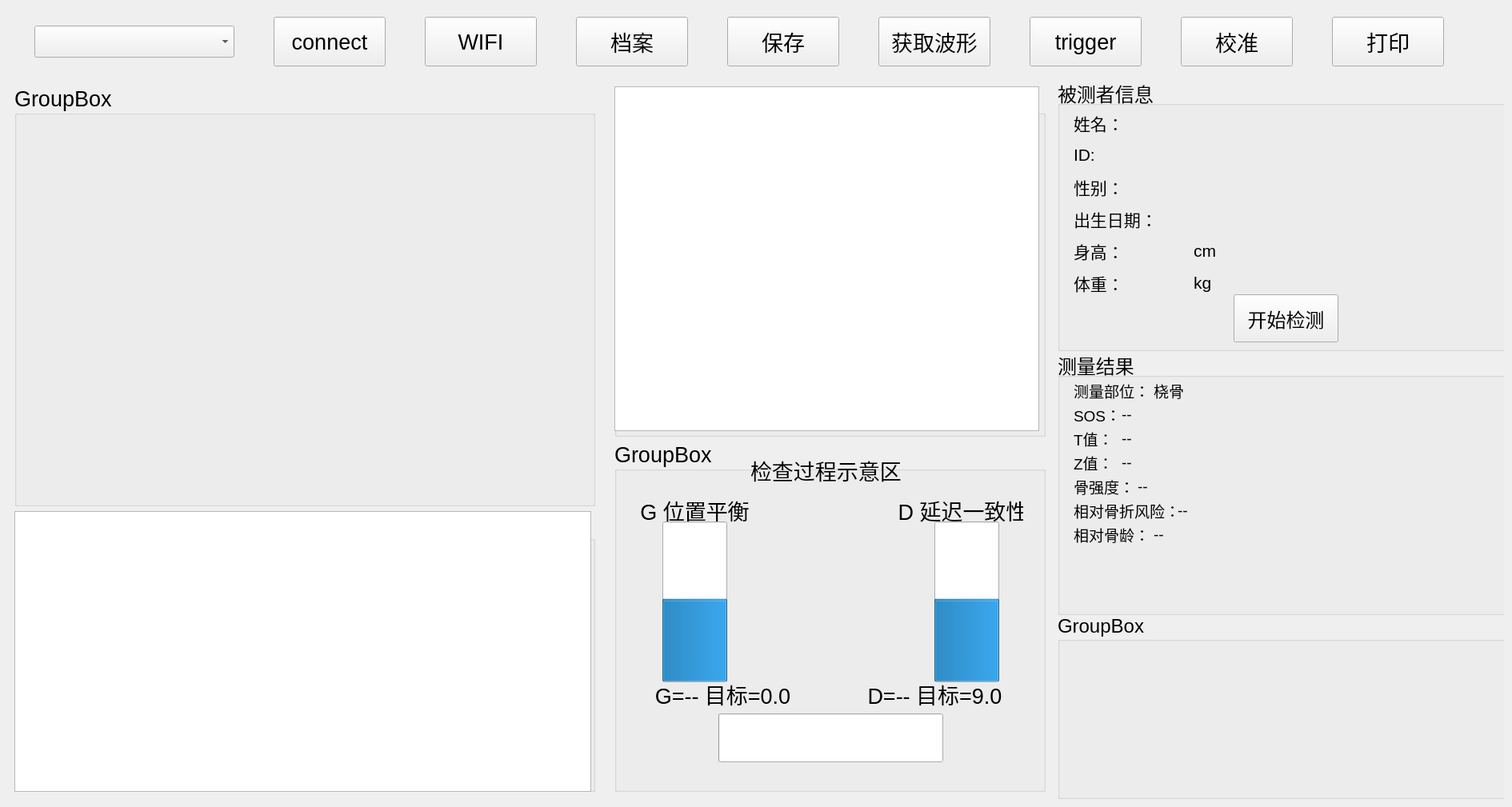
      <widget class="QWidget" name="pageMain">
       <property name="font">
        <font>
         <pointsize>20</pointsize>
        </font>
       </property>
       <widget class="QWidget" name="layoutWidget_2">
        <property name="geometry">
         <rect>
          <x>0</x>
          <y>21</y>
          <width>1851</width>
          <height>62</height>
         </rect>
        </property>
        <layout class="QGridLayout" name="gridLayout">
         <item row="0" column="4">
          <widget class="QPushButton" name="btnArchive">
           <property name="sizePolicy">
            <sizepolicy hsizetype="Expanding" vsizetype="Expanding">
             <horstretch>0</horstretch>
             <verstretch>0</verstretch>
            </sizepolicy>
           </property>
           <property name="minimumSize">
            <size>
             <width>0</width>
             <height>60</height>
            </size>
           </property>
           <property name="maximumSize">
            <size>
             <width>140</width>
             <height>16777215</height>
            </size>
           </property>
           <property name="text">
            <string>档案</string>
           </property>
          </widget>
         </item>
         <item row="0" column="2">
          <widget class="QPushButton" name="connectButton">
           <property name="sizePolicy">
            <sizepolicy hsizetype="Expanding" vsizetype="Expanding">
             <horstretch>0</horstretch>
             <verstretch>0</verstretch>
            </sizepolicy>
           </property>
           <property name="minimumSize">
            <size>
             <width>0</width>
             <height>60</height>
            </size>
           </property>
           <property name="maximumSize">
            <size>
             <width>140</width>
             <height>16777215</height>
            </size>
           </property>
           <property name="text">
            <string>connect</string>
           </property>
          </widget>
         </item>
         <item row="0" column="9">
          <widget class="QPushButton" name="pushButton_2">
           <property name="sizePolicy">
            <sizepolicy hsizetype="Expanding" vsizetype="Expanding">
             <horstretch>0</horstretch>
             <verstretch>0</verstretch>
            </sizepolicy>
           </property>
           <property name="minimumSize">
            <size>
             <width>0</width>
             <height>60</height>
            </size>
           </property>
           <property name="maximumSize">
            <size>
             <width>140</width>
             <height>16777215</height>
            </size>
           </property>
           <property name="text">
            <string>校准</string>
           </property>
          </widget>
         </item>
         <item row="0" column="10">
          <widget class="QPushButton" name="btnReport">
           <property name="sizePolicy">
            <sizepolicy hsizetype="Expanding" vsizetype="Expanding">
             <horstretch>0</horstretch>
             <verstretch>0</verstretch>
            </sizepolicy>
           </property>
           <property name="minimumSize">
            <size>
             <width>0</width>
             <height>60</height>
            </size>
           </property>
           <property name="maximumSize">
            <size>
             <width>140</width>
             <height>16777215</height>
            </size>
           </property>
           <property name="text">
            <string>打印</string>
           </property>
          </widget>
         </item>
         <item row="0" column="3">
          <widget class="QPushButton" name="wifi_button">
           <property name="sizePolicy">
            <sizepolicy hsizetype="Expanding" vsizetype="Expanding">
             <horstretch>0</horstretch>
             <verstretch>0</verstretch>
            </sizepolicy>
           </property>
           <property name="minimumSize">
            <size>
             <width>0</width>
             <height>60</height>
            </size>
           </property>
           <property name="maximumSize">
            <size>
             <width>140</width>
             <height>16777215</height>
            </size>
           </property>
           <property name="text">
            <string>WIFI</string>
           </property>
          </widget>
         </item>
         <item row="0" column="8">
          <widget class="QPushButton" name="triggerButton">
           <property name="sizePolicy">
            <sizepolicy hsizetype="Expanding" vsizetype="Expanding">
             <horstretch>0</horstretch>
             <verstretch>0</verstretch>
            </sizepolicy>
           </property>
           <property name="minimumSize">
            <size>
             <width>0</width>
             <height>60</height>
            </size>
           </property>
           <property name="maximumSize">
            <size>
             <width>140</width>
             <height>16777215</height>
            </size>
           </property>
           <property name="text">
            <string>trigger</string>
           </property>
          </widget>
         </item>
         <item row="0" column="7">
          <widget class="QPushButton" name="pushButton">
           <property name="sizePolicy">
            <sizepolicy hsizetype="Expanding" vsizetype="Expanding">
             <horstretch>0</horstretch>
             <verstretch>0</verstretch>
            </sizepolicy>
           </property>
           <property name="minimumSize">
            <size>
             <width>0</width>
             <height>60</height>
            </size>
           </property>
           <property name="maximumSize">
            <size>
             <width>140</width>
             <height>16777215</height>
            </size>
           </property>
           <property name="text">
            <string>获取波形</string>
           </property>
          </widget>
         </item>
         <item row="0" column="5">
          <widget class="QPushButton" name="btnSaveResult">
           <property name="sizePolicy">
            <sizepolicy hsizetype="Expanding" vsizetype="Expanding">
             <horstretch>0</horstretch>
             <verstretch>0</verstretch>
            </sizepolicy>
           </property>
           <property name="minimumSize">
            <size>
             <width>0</width>
             <height>60</height>
            </size>
           </property>
           <property name="maximumSize">
            <size>
             <width>140</width>
             <height>16777215</height>
            </size>
           </property>
           <property name="text">
            <string>保存</string>
           </property>
          </widget>
         </item>
         <item row="0" column="1">
          <widget class="QComboBox" name="comboPort">
           <property name="sizePolicy">
            <sizepolicy hsizetype="Expanding" vsizetype="Expanding">
             <horstretch>0</horstretch>
             <verstretch>0</verstretch>
            </sizepolicy>
           </property>
           <property name="minimumSize">
            <size>
             <width>250</width>
             <height>40</height>
            </size>
           </property>
           <property name="maximumSize">
            <size>
             <width>250</width>
             <height>40</height>
            </size>
           </property>
          </widget>
         </item>
        </layout>
       </widget>
       <widget class="QWidget" name="mainBodyWidget" native="true">
        <property name="geometry">
         <rect>
          <x>10</x>
          <y>99</y>
          <width>1871</width>
          <height>901</height>
         </rect>
        </property>
        <widget class="QWidget" name="layoutWidget">
         <property name="geometry">
          <rect>
           <x>-1</x>
           <y>-1</y>
           <width>1871</width>
           <height>901</height>
          </rect>
         </property>
         <layout class="QHBoxLayout" name="horizontalLayoutMainBody" stretch="4,3,3">
          <item>
           <widget class="QWidget" name="leftColumnWidget" native="true">
            <layout class="QVBoxLayout" name="verticalLayout" stretch="6,4">
             <item>
              <widget class="QGroupBox" name="grpWaveArea">
               <property name="title">
                <string>GroupBox</string>
               </property>
               <widget class="QWidget" name="layoutWidget_3">
                <property name="geometry">
                 <rect>
                  <x>0</x>
                  <y>0</y>
                  <width>721</width>
                  <height>521</height>
                 </rect>
                </property>
                <layout class="QVBoxLayout" name="verticalLayoutChart"/>
               </widget>
              </widget>
             </item>
             <item>
              <widget class="QGroupBox" name="grpSpeedArea">
               <property name="title">
                <string>GroupBox</string>
               </property>
               <widget class="QChartView" name="chartViewSpeed">
                <property name="geometry">
                 <rect>
                  <x>0</x>
                  <y>0</y>
                  <width>721</width>
                  <height>351</height>
                 </rect>
                </property>
               </widget>
              </widget>
             </item>
            </layout>
           </widget>
          </item>
          <item>
           <widget class="QWidget" name="centerColumnWidget" native="true">
            <layout class="QVBoxLayout" name="verticalLayout_2">
             <item>
              <widget class="QGroupBox" name="grpReferenceCurveArea">
               <property name="title">
                <string>GroupBox</string>
               </property>
               <widget class="QChartView" name="chartViewReference">
                <property name="geometry">
                 <rect>
                  <x>0</x>
                  <y>1</y>
                  <width>531</width>
                  <height>431</height>
                 </rect>
                </property>
               </widget>
              </widget>
             </item>
             <item>
              <widget class="QGroupBox" name="grpProcessArea">
               <property name="title">
                <string>GroupBox</string>
               </property>
               <widget class="QLabel" name="lblProcessTitle">
                <property name="geometry">
                 <rect>
                  <x>170</x>
                  <y>20</y>
                  <width>191</width>
                  <height>31</height>
                 </rect>
                </property>
                <property name="text">
                 <string>检查过程示意区</string>
                </property>
               </widget>
               <widget class="QWidget" name="widgetBalanceArea" native="true">
                <property name="geometry">
                 <rect>
                  <x>30</x>
                  <y>70</y>
                  <width>481</width>
                  <height>361</height>
                 </rect>
                </property>
                <widget class="QLabel" name="lblBPairTitle">
                 <property name="geometry">
                  <rect>
                   <x>-40</x>
                   <y>0</y>
                   <width>221</width>
                   <height>31</height>
                  </rect>
                 </property>
                 <property name="text">
                  <string>G 位置平衡</string>
                 </property>
                 <property name="alignment">
                  <set>Qt::AlignCenter</set>
                 </property>
                </widget>
                <widget class="QProgressBar" name="barPairB">
                 <property name="geometry">
                  <rect>
                   <x>30</x>
                   <y>30</y>
                   <width>81</width>
                   <height>201</height>
                  </rect>
                 </property>
                 <property name="maximum">
                  <number>1000</number>
                 </property>
                 <property name="value">
                  <number>500</number>
                 </property>
                 <property name="textVisible">
                  <bool>false</bool>
                 </property>
                 <property name="orientation">
                  <enum>Qt::Vertical</enum>
                 </property>
                </widget>
                <widget class="QLabel" name="lblPairBValue">
                 <property name="geometry">
                  <rect>
                   <x>-10</x>
                   <y>230</y>
                   <width>231</width>
                   <height>31</height>
                  </rect>
                 </property>
                 <property name="text">
                  <string>G=-- 目标=0.0</string>
                 </property>
                 <property name="alignment">
                  <set>Qt::AlignCenter</set>
                 </property>
                </widget>
                <widget class="QProgressBar" name="barPairA">
                 <property name="geometry">
                  <rect>
                   <x>370</x>
                   <y>30</y>
                   <width>81</width>
                   <height>201</height>
                  </rect>
                 </property>
                 <property name="maximum">
                  <number>1000</number>
                 </property>
                 <property name="value">
                  <number>500</number>
                 </property>
                 <property name="textVisible">
                  <bool>false</bool>
                 </property>
                 <property name="orientation">
                  <enum>Qt::Vertical</enum>
                 </property>
                </widget>
                <widget class="QLabel" name="lblPairAValue">
                 <property name="geometry">
                  <rect>
                   <x>240</x>
                   <y>230</y>
                   <width>261</width>
                   <height>31</height>
                  </rect>
                 </property>
                 <property name="text">
                  <string>D=-- 目标=9.0</string>
                 </property>
                 <property name="alignment">
                  <set>Qt::AlignCenter</set>
                 </property>
                </widget>
                <widget class="QLabel" name="lblAPairTitle">
                 <property name="geometry">
                  <rect>
                   <x>310</x>
                   <y>0</y>
                   <width>191</width>
                   <height>31</height>
                  </rect>
                 </property>
                 <property name="text">
                  <string>D 延迟一致性</string>
                 </property>
                 <property name="alignment">
                  <set>Qt::AlignCenter</set>
                 </property>
                </widget>
                <widget class="QProgressBar" name="barMeasureProgress">
                 <property name="geometry">
                  <rect>
                   <x>100</x>
                   <y>270</y>
                   <width>281</width>
                   <height>61</height>
                  </rect>
                 </property>
                 <property name="maximum">
                  <number>20</number>
                 </property>
                 <property name="value">
                  <number>0</number>
                 </property>
                 <property name="textVisible">
                  <bool>false</bool>
                 </property>
                </widget>
                <widget class="QLabel" name="lblGateStats">
                 <property name="geometry">
                  <rect>
                   <x>0</x>
                   <y>315</y>
                   <width>481</width>
                   <height>25</height>
                  </rect>
                 </property>
                 <property name="font">
                  <font>
                   <pointsize>9</pointsize>
                  </font>
                 </property>
                 <property name="text">
                  <string/>
                 </property>
                 <property name="alignment">
                  <set>Qt::AlignCenter</set>
                 </property>
                </widget>
                <widget class="QLabel" name="lblProcessStatus">
                 <property name="geometry">
                  <rect>
                   <x>0</x>
                   <y>340</y>
                   <width>481</width>
                   <height>81</height>
                  </rect>
                 </property>
                 <property name="font">
                  <font>
                   <pointsize>10</pointsize>
                  </font>
                 </property>
                 <property name="text">
                  <string>等待开始测量</string>
                 </property>
                 <property name="alignment">
                  <set>Qt::AlignCenter</set>
                 </property>
                </widget>
               </widget>
              </widget>
             </item>
            </layout>
           </widget>
          </item>
          <item>
           <widget class="QWidget" name="rightColumnWidget" native="true">
            <widget class="QGroupBox" name="grpPatientInfoRight">
             <property name="geometry">
              <rect>
               <x>0</x>
               <y>0</y>
               <width>561</width>
               <height>341</height>
              </rect>
             </property>
             <property name="font">
              <font>
               <pointsize>18</pointsize>
              </font>
             </property>
             <property name="title">
              <string>被测者信息</string>
             </property>
             <widget class="QLabel" name="labelID">
              <property name="geometry">
               <rect>
                <x>20</x>
                <y>80</y>
                <width>171</width>
                <height>31</height>
               </rect>
              </property>
              <property name="sizePolicy">
               <sizepolicy hsizetype="Expanding" vsizetype="Expanding">
                <horstretch>0</horstretch>
                <verstretch>0</verstretch>
               </sizepolicy>
              </property>
              <property name="font">
               <font>
                <pointsize>16</pointsize>
               </font>
              </property>
              <property name="text">
               <string>ID:</string>
              </property>
             </widget>
             <widget class="QLabel" name="labelWeight">
              <property name="geometry">
               <rect>
                <x>20</x>
                <y>240</y>
                <width>131</width>
                <height>31</height>
               </rect>
              </property>
              <property name="sizePolicy">
               <sizepolicy hsizetype="Expanding" vsizetype="Expanding">
                <horstretch>0</horstretch>
                <verstretch>0</verstretch>
               </sizepolicy>
              </property>
              <property name="font">
               <font>
                <pointsize>16</pointsize>
               </font>
              </property>
              <property name="text">
               <string>体重：</string>
              </property>
             </widget>
             <widget class="QLabel" name="labelName">
              <property name="geometry">
               <rect>
                <x>20</x>
                <y>40</y>
                <width>181</width>
                <height>31</height>
               </rect>
              </property>
              <property name="sizePolicy">
               <sizepolicy hsizetype="Expanding" vsizetype="Expanding">
                <horstretch>0</horstretch>
                <verstretch>0</verstretch>
               </sizepolicy>
              </property>
              <property name="font">
               <font>
                <pointsize>16</pointsize>
               </font>
              </property>
              <property name="text">
               <string>姓名：</string>
              </property>
             </widget>
             <widget class="QLabel" name="labelGender">
              <property name="geometry">
               <rect>
                <x>20</x>
                <y>120</y>
                <width>171</width>
                <height>31</height>
               </rect>
              </property>
              <property name="sizePolicy">
               <sizepolicy hsizetype="Expanding" vsizetype="Expanding">
                <horstretch>0</horstretch>
                <verstretch>0</verstretch>
               </sizepolicy>
              </property>
              <property name="font">
               <font>
                <pointsize>16</pointsize>
               </font>
              </property>
              <property name="text">
               <string>性别：</string>
              </property>
             </widget>
             <widget class="QLabel" name="label_28">
              <property name="geometry">
               <rect>
                <x>170</x>
                <y>240</y>
                <width>51</width>
                <height>31</height>
               </rect>
              </property>
              <property name="sizePolicy">
               <sizepolicy hsizetype="Expanding" vsizetype="Expanding">
                <horstretch>0</horstretch>
                <verstretch>0</verstretch>
               </sizepolicy>
              </property>
              <property name="font">
               <font>
                <pointsize>16</pointsize>
               </font>
              </property>
              <property name="text">
               <string>kg</string>
              </property>
             </widget>
             <widget class="QLabel" name="labelHeight">
              <property name="geometry">
               <rect>
                <x>20</x>
                <y>200</y>
                <width>131</width>
                <height>31</height>
               </rect>
              </property>
              <property name="sizePolicy">
               <sizepolicy hsizetype="Expanding" vsizetype="Expanding">
                <horstretch>0</horstretch>
                <verstretch>0</verstretch>
               </sizepolicy>
              </property>
              <property name="font">
               <font>
                <pointsize>16</pointsize>
               </font>
              </property>
              <property name="text">
               <string>身高：</string>
              </property>
             </widget>
             <widget class="QLabel" name="label_27">
              <property name="geometry">
               <rect>
                <x>170</x>
                <y>200</y>
                <width>41</width>
                <height>31</height>
               </rect>
              </property>
              <property name="sizePolicy">
               <sizepolicy hsizetype="Expanding" vsizetype="Expanding">
                <horstretch>0</horstretch>
                <verstretch>0</verstretch>
               </sizepolicy>
              </property>
              <property name="font">
               <font>
                <pointsize>16</pointsize>
               </font>
              </property>
              <property name="text">
               <string>cm</string>
              </property>
             </widget>
             <widget class="QLabel" name="labelBirth">
              <property name="geometry">
               <rect>
                <x>20</x>
                <y>160</y>
                <width>211</width>
                <height>31</height>
               </rect>
              </property>
              <property name="sizePolicy">
               <sizepolicy hsizetype="Expanding" vsizetype="Expanding">
                <horstretch>0</horstretch>
                <verstretch>0</verstretch>
               </sizepolicy>
              </property>
              <property name="font">
               <font>
                <pointsize>16</pointsize>
               </font>
              </property>
              <property name="text">
               <string>出生日期：</string>
              </property>
             </widget>
             <widget class="QPushButton" name="btnPatientInfo">
              <property name="geometry">
               <rect>
                <x>220</x>
                <y>270</y>
                <width>131</width>
                <height>60</height>
               </rect>
              </property>
              <property name="sizePolicy">
               <sizepolicy hsizetype="Expanding" vsizetype="Expanding">
                <horstretch>0</horstretch>
                <verstretch>0</verstretch>
               </sizepolicy>
              </property>
              <property name="minimumSize">
               <size>
                <width>0</width>
                <height>60</height>
               </size>
              </property>
              <property name="maximumSize">
               <size>
                <width>140</width>
                <height>16777215</height>
               </size>
              </property>
              <property name="text">
               <string>开始检测</string>
              </property>
             </widget>
            </widget>
            <widget class="QGroupBox" name="grpLatestResultRight">
             <property name="geometry">
              <rect>
               <x>0</x>
               <y>340</y>
               <width>561</width>
               <height>331</height>
              </rect>
             </property>
             <property name="font">
              <font>
               <pointsize>18</pointsize>
              </font>
             </property>
             <property name="title">
              <string>测量结果</string>
             </property>
             <widget class="QLabel" name="label_33">
              <property name="geometry">
               <rect>
                <x>20</x>
                <y>40</y>
                <width>131</width>
                <height>21</height>
               </rect>
              </property>
              <property name="font">
               <font>
                <pointsize>14</pointsize>
               </font>
              </property>
              <property name="text">
               <string>测量部位：</string>
              </property>
             </widget>
             <widget class="QLabel" name="label_34">
              <property name="geometry">
               <rect>
                <x>20</x>
                <y>70</y>
                <width>121</width>
                <height>21</height>
               </rect>
              </property>
              <property name="font">
               <font>
                <pointsize>14</pointsize>
               </font>
              </property>
              <property name="text">
               <string>SOS：</string>
              </property>
             </widget>
             <widget class="QLabel" name="label_35">
              <property name="geometry">
               <rect>
                <x>20</x>
                <y>100</y>
                <width>121</width>
                <height>21</height>
               </rect>
              </property>
              <property name="font">
               <font>
                <pointsize>14</pointsize>
               </font>
              </property>
              <property name="text">
               <string>T值：</string>
              </property>
             </widget>
             <widget class="QLabel" name="label_36">
              <property name="geometry">
               <rect>
                <x>20</x>
                <y>130</y>
                <width>121</width>
                <height>21</height>
               </rect>
              </property>
              <property name="font">
               <font>
                <pointsize>14</pointsize>
               </font>
              </property>
              <property name="text">
               <string>Z值：</string>
              </property>
             </widget>
             <widget class="QLabel" name="label_37">
              <property name="geometry">
               <rect>
                <x>20</x>
                <y>160</y>
                <width>111</width>
                <height>21</height>
               </rect>
              </property>
              <property name="font">
               <font>
                <pointsize>14</pointsize>
               </font>
              </property>
              <property name="text">
               <string>骨强度：</string>
              </property>
             </widget>
             <widget class="QLabel" name="label_38">
              <property name="geometry">
               <rect>
                <x>20</x>
                <y>190</y>
                <width>131</width>
                <height>21</height>
               </rect>
              </property>
              <property name="font">
               <font>
                <pointsize>14</pointsize>
               </font>
              </property>
              <property name="text">
               <string>相对骨折风险：</string>
              </property>
             </widget>
             <widget class="QLabel" name="label_39">
              <property name="geometry">
               <rect>
                <x>20</x>
                <y>220</y>
                <width>121</width>
                <height>21</height>
               </rect>
              </property>
              <property name="font">
               <font>
                <pointsize>14</pointsize>
               </font>
              </property>
              <property name="text">
               <string>相对骨龄：</string>
              </property>
             </widget>
             <widget class="QLabel" name="lblLatestPart">
              <property name="geometry">
               <rect>
                <x>120</x>
                <y>40</y>
                <width>111</width>
                <height>21</height>
               </rect>
              </property>
              <property name="font">
               <font>
                <pointsize>14</pointsize>
               </font>
              </property>
              <property name="text">
               <string>桡骨</string>
              </property>
             </widget>
             <widget class="QLabel" name="lblLatestSOS">
              <property name="geometry">
               <rect>
                <x>80</x>
                <y>70</y>
                <width>111</width>
                <height>20</height>
               </rect>
              </property>
              <property name="font">
               <font>
                <pointsize>14</pointsize>
               </font>
              </property>
              <property name="text">
               <string>--</string>
              </property>
             </widget>
             <widget class="QLabel" name="lblLatestT">
              <property name="geometry">
               <rect>
                <x>80</x>
                <y>100</y>
                <width>91</width>
                <height>20</height>
               </rect>
              </property>
              <property name="font">
               <font>
                <pointsize>14</pointsize>
               </font>
              </property>
              <property name="text">
               <string>--</string>
              </property>
             </widget>
             <widget class="QLabel" name="lblLatestZ">
              <property name="geometry">
               <rect>
                <x>80</x>
                <y>130</y>
                <width>121</width>
                <height>21</height>
               </rect>
              </property>
              <property name="font">
               <font>
                <pointsize>14</pointsize>
               </font>
              </property>
              <property name="text">
               <string>--</string>
              </property>
             </widget>
             <widget class="QLabel" name="lblLatestStrength">
              <property name="geometry">
               <rect>
                <x>100</x>
                <y>160</y>
                <width>121</width>
                <height>21</height>
               </rect>
              </property>
              <property name="font">
               <font>
                <pointsize>14</pointsize>
               </font>
              </property>
              <property name="text">
               <string>--</string>
              </property>
             </widget>
             <widget class="QLabel" name="lblLatestRisk">
              <property name="geometry">
               <rect>
                <x>150</x>
                <y>190</y>
                <width>141</width>
                <height>21</height>
               </rect>
              </property>
              <property name="font">
               <font>
                <pointsize>14</pointsize>
               </font>
              </property>
              <property name="text">
               <string>--</string>
              </property>
             </widget>
             <widget class="QLabel" name="lblLatestBoneAge">
              <property name="geometry">
               <rect>
                <x>120</x>
                <y>220</y>
                <width>101</width>
                <height>21</height>
               </rect>
              </property>
              <property name="font">
               <font>
                <pointsize>14</pointsize>
               </font>
              </property>
              <property name="text">
               <string>--</string>
              </property>
             </widget>
            </widget>
            <widget class="QGroupBox" name="grpPartImageRight">
             <property name="geometry">
              <rect>
               <x>0</x>
               <y>670</y>
               <width>561</width>
               <height>231</height>
              </rect>
             </property>
             <property name="font">
              <font>
               <pointsize>18</pointsize>
              </font>
             </property>
             <property name="title">
              <string>GroupBox</string>
             </property>
             <widget class="QLabel" name="label_32">
              <property name="geometry">
               <rect>
                <x>0</x>
                <y>0</y>
                <width>561</width>
                <height>221</height>
               </rect>
              </property>
              <property name="text">
               <string/>
              </property>
              <property name="pixmap">
               <pixmap resource="resources.qrc">:/images/Radius.bmp</pixmap>
              </property>
              <property name="scaledContents">
               <bool>true</bool>
              </property>
             </widget>
            </widget>
           </widget>
          </item>
         </layout>
        </widget>
       </widget>
      </widget>
